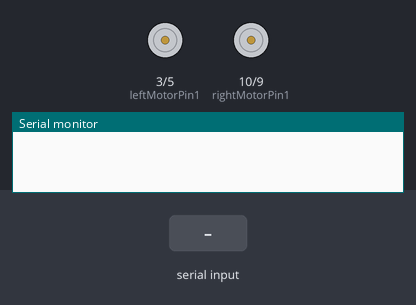
The sketch below on a simulated Arduino Uno, built with avr-gcc and run on an emulated ATmega328P. Shown: motor-driver pin pairs drawn as motors (green arrow = first pin HIGH = forward, orange = second pin HIGH = backward, longer = more drive), the last lines printed to the serial monitor. Inputs (shaded band) come from the test bench.

Above: at 1.2 s.
1.3 s: "90,45\n" received over Serial
At 2.3 s:
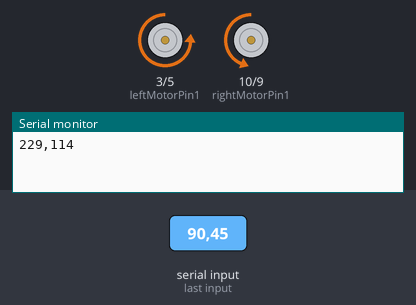
2.8 s: "30,150\n" received over Serial
At 3.5 s:
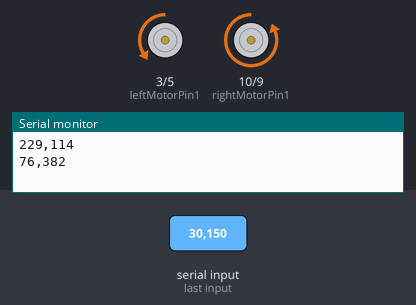
4.3 s: "5\n" received over Serial
At 5.5 s:
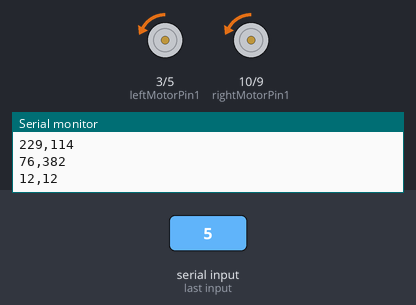
5.8 s: "90\n" received over Serial
At 6.9 s:
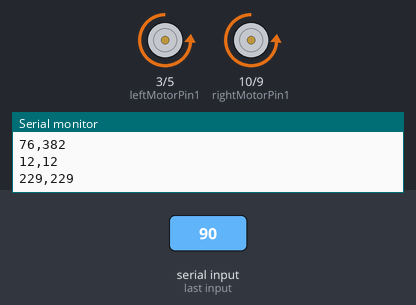
7.3 s: "1,90\n" received over Serial
At 8.1 s:
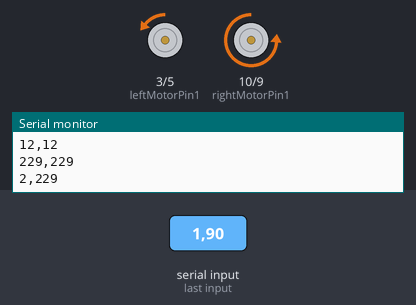
Timing chart, 0 to 9.8 s (numbered marks = the images above; inputs shaded):
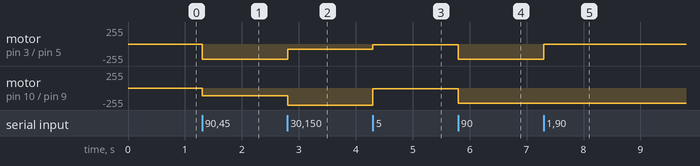

Measured:
- after the input at 1.3 s, motor on pin 3 (leftMotorPin1) / pin 5 (leftMotorPin2): stopped → backward 229/255 at once; motor on pin 10 (rightMotorPin1) / pin 9 (rightMotorPin2): stopped → backward 114/255 at once
- after the input at 2.8 s, motor on pin 3 (leftMotorPin1) / pin 5 (leftMotorPin2): backward 229/255 → backward 76/255 at once; motor on pin 10 (rightMotorPin1) / pin 9 (rightMotorPin2): backward 114/255 → backward 255/255 at once
- after the input at 4.3 s, motor on pin 3 (leftMotorPin1) / pin 5 (leftMotorPin2): backward 76/255 → backward 12/255 at once; motor on pin 10 (rightMotorPin1) / pin 9 (rightMotorPin2): backward 255/255 → backward 12/255 at once
- after the input at 5.8 s, motor on pin 3 (leftMotorPin1) / pin 5 (leftMotorPin2), motor on pin 10 (rightMotorPin1) / pin 9 (rightMotorPin2): backward 12/255 → backward 229/255 at once
- after the input at 7.3 s, motor on pin 3 (leftMotorPin1) / pin 5 (leftMotorPin2): backward 229/255 → backward 2/255 at once

The sketch:

pwm_control.ino
```cpp
const int leftMotorPin1 = 3;
const int leftMotorPin2 = 5;
const int rightMotorPin1 = 10;
const int rightMotorPin2 = 9;

const int MAX_SPEED = 255;

int leftSpeed = 0;
int rightSpeed = 0;

void setup()
{
  pinMode(leftMotorPin1, OUTPUT);
  pinMode(leftMotorPin2, OUTPUT);
  pinMode(rightMotorPin1, OUTPUT);
  pinMode(rightMotorPin2, OUTPUT);

  Serial.begin(9600);
}

void loop()
{
  if (Serial.available() > 0)
  {
    String inputString = Serial.readStringUntil('\n');
    leftSpeed = inputString.substring(0, inputString.indexOf(',')).toInt();
    rightSpeed = inputString.substring(inputString.indexOf(',') + 1).toInt();

    int leftValue = map(leftSpeed, -100, 100, -255, 255);
    int rightValue = map(rightSpeed, -100, 100, -255, 255);

    Serial.print(leftValue);
    Serial.print(",");
    Serial.print(rightValue);
    Serial.print("\n");

    if (leftSpeed > 0)
    {
      digitalWrite(leftMotorPin1, LOW);
      analogWrite(leftMotorPin2, leftValue);
    }
    else if (leftSpeed < 0)
    {
      analogWrite(leftMotorPin1, abs(leftValue));
      digitalWrite(leftMotorPin2, LOW);
    }
    else
    {
      digitalWrite(leftMotorPin1, LOW);
      digitalWrite(leftMotorPin2, LOW);
    }

    if (rightSpeed > 0)
    {
      digitalWrite(rightMotorPin1, LOW);
      analogWrite(rightMotorPin2, abs(rightValue));
    }
    else if (rightSpeed < 0)
    {
      analogWrite(rightMotorPin1, abs(rightValue));
      digitalWrite(rightMotorPin2, LOW);
    }
    else
    {
      digitalWrite(rightMotorPin1, LOW);
      digitalWrite(rightMotorPin2, LOW);
    }
  }
}
```
